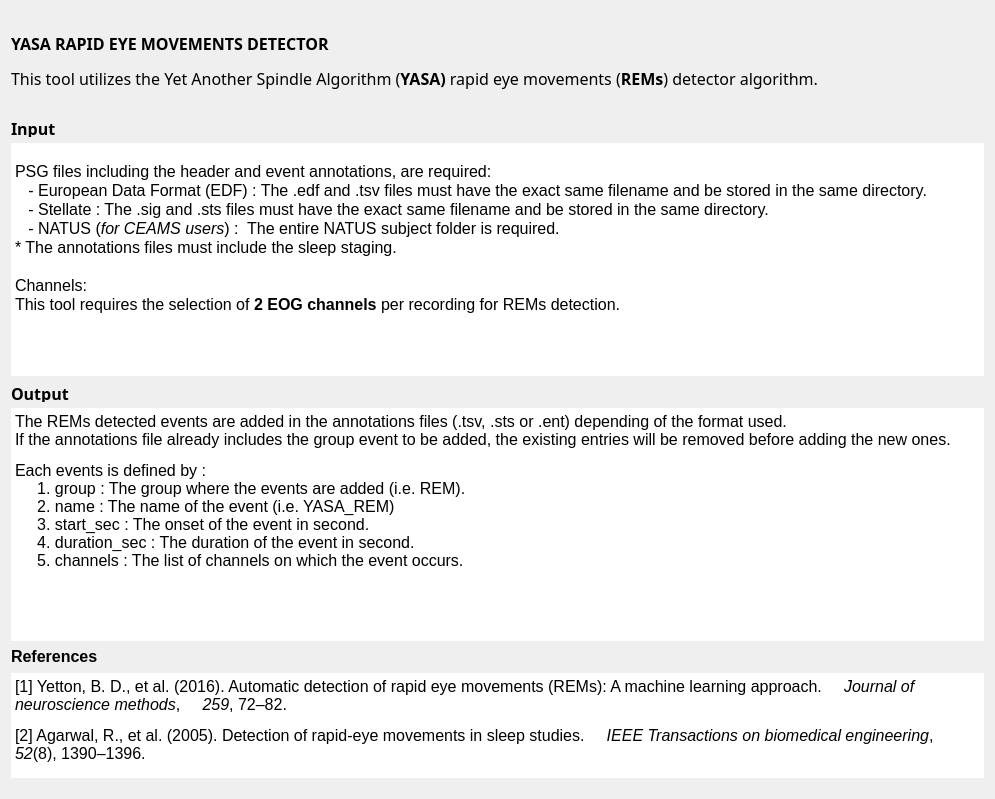
<?xml version="1.0" encoding="UTF-8"?>
<ui version="4.0">
 <class>IntroStepYASA</class>
 <widget class="QWidget" name="IntroStepYASA">
  <property name="geometry">
   <rect>
    <x>0</x>
    <y>0</y>
    <width>995</width>
    <height>799</height>
   </rect>
  </property>
  <property name="windowTitle">
   <string>Form</string>
  </property>
  <property name="styleSheet">
   <string notr="true">font: 10pt &quot;Roboto-Regular&quot;; QLabel {background-color: rgb(255, 255, 255);}</string>
  </property>
  <layout class="QVBoxLayout" name="verticalLayout_4">
   <item>
    <widget class="QLabel" name="label_2">
     <property name="minimumSize">
      <size>
       <width>0</width>
       <height>100</height>
      </size>
     </property>
     <property name="maximumSize">
      <size>
       <width>16777215</width>
       <height>16777215</height>
      </size>
     </property>
     <property name="font">
      <font>
       <family>Roboto-Regular</family>
       <pointsize>10</pointsize>
       <italic>false</italic>
       <bold>false</bold>
      </font>
     </property>
     <property name="text">
      <string>&lt;html&gt;&lt;head/&gt;&lt;body&gt;&lt;p&gt;&lt;span style=&quot; font-size:12pt; font-weight:600;&quot;&gt;YASA RAPID EYE MOVEMENTS DETECTOR&lt;/span&gt;&lt;/p&gt;&lt;p&gt;&lt;span style=&quot; font-size:12pt;&quot;&gt;This tool utilizes the Yet Another Spindle Algorithm (&lt;/span&gt;&lt;span style=&quot; font-size:12pt; font-weight:600;&quot;&gt;YASA)&lt;/span&gt;&lt;span style=&quot; font-size:12pt;&quot;&gt; rapid eye movements (&lt;/span&gt;&lt;span style=&quot; font-size:12pt; font-weight:600;&quot;&gt;REMs&lt;/span&gt;&lt;span style=&quot; font-size:12pt;&quot;&gt;) detector algorithm.&lt;/span&gt;&lt;/p&gt;&lt;/body&gt;&lt;/html&gt;</string>
     </property>
     <property name="textFormat">
      <enum>Qt::TextFormat::AutoText</enum>
     </property>
     <property name="scaledContents">
      <bool>false</bool>
     </property>
     <property name="alignment">
      <set>Qt::AlignmentFlag::AlignJustify|Qt::AlignmentFlag::AlignVCenter</set>
     </property>
     <property name="wordWrap">
      <bool>true</bool>
     </property>
    </widget>
   </item>
   <item>
    <layout class="QVBoxLayout" name="verticalLayout_3">
     <property name="sizeConstraint">
      <enum>QLayout::SizeConstraint::SetMaximumSize</enum>
     </property>
     <item>
      <widget class="QLabel" name="label">
       <property name="minimumSize">
        <size>
         <width>0</width>
         <height>20</height>
        </size>
       </property>
       <property name="maximumSize">
        <size>
         <width>16777215</width>
         <height>20</height>
        </size>
       </property>
       <property name="font">
        <font>
         <family>Roboto-Regular</family>
         <pointsize>10</pointsize>
         <italic>false</italic>
         <bold>false</bold>
        </font>
       </property>
       <property name="text">
        <string>&lt;html&gt;&lt;head/&gt;&lt;body&gt;&lt;p&gt;&lt;span style=&quot; font-size:12pt; font-weight:600;&quot;&gt;Input&lt;/span&gt;&lt;/p&gt;&lt;/body&gt;&lt;/html&gt;</string>
       </property>
       <property name="alignment">
        <set>Qt::AlignmentFlag::AlignLeading|Qt::AlignmentFlag::AlignLeft|Qt::AlignmentFlag::AlignVCenter</set>
       </property>
      </widget>
     </item>
     <item>
      <widget class="QTextEdit" name="textEdit">
       <property name="sizePolicy">
        <sizepolicy hsizetype="Expanding" vsizetype="Expanding">
         <horstretch>0</horstretch>
         <verstretch>0</verstretch>
        </sizepolicy>
       </property>
       <property name="minimumSize">
        <size>
         <width>0</width>
         <height>0</height>
        </size>
       </property>
       <property name="maximumSize">
        <size>
         <width>16777215</width>
         <height>16777215</height>
        </size>
       </property>
       <property name="layoutDirection">
        <enum>Qt::LayoutDirection::LeftToRight</enum>
       </property>
       <property name="styleSheet">
        <string notr="true"/>
       </property>
       <property name="frameShape">
        <enum>QFrame::Shape::NoFrame</enum>
       </property>
       <property name="frameShadow">
        <enum>QFrame::Shadow::Plain</enum>
       </property>
       <property name="lineWidth">
        <number>0</number>
       </property>
       <property name="sizeAdjustPolicy">
        <enum>QAbstractScrollArea::SizeAdjustPolicy::AdjustToContents</enum>
       </property>
       <property name="readOnly">
        <bool>true</bool>
       </property>
       <property name="html">
        <string>&lt;!DOCTYPE HTML PUBLIC &quot;-//W3C//DTD HTML 4.0//EN&quot; &quot;http://www.w3.org/TR/REC-html40/strict.dtd&quot;&gt;
&lt;html&gt;&lt;head&gt;&lt;meta name=&quot;qrichtext&quot; content=&quot;1&quot; /&gt;&lt;meta charset=&quot;utf-8&quot; /&gt;&lt;style type=&quot;text/css&quot;&gt;
p, li { white-space: pre-wrap; }
hr { height: 1px; border-width: 0; }
li.unchecked::marker { content: &quot;\2610&quot;; }
li.checked::marker { content: &quot;\2612&quot;; }
&lt;/style&gt;&lt;/head&gt;&lt;body style=&quot; font-family:'Roboto-Regular'; font-size:10pt; font-weight:400; font-style:normal;&quot;&gt;
&lt;p style=&quot;-qt-paragraph-type:empty; margin-top:0px; margin-bottom:0px; margin-left:0px; margin-right:0px; -qt-block-indent:0; text-indent:0px; font-family:'Ubuntu';&quot;&gt;&lt;br /&gt;&lt;/p&gt;
&lt;p style=&quot; margin-top:0px; margin-bottom:0px; margin-left:0px; margin-right:0px; -qt-block-indent:0; text-indent:0px;&quot;&gt;&lt;span style=&quot; font-size:12pt;&quot;&gt;PSG files including the header and event annotations, are required:&lt;/span&gt;&lt;/p&gt;
&lt;p style=&quot; margin-top:0px; margin-bottom:0px; margin-left:0px; margin-right:0px; -qt-block-indent:0; text-indent:0px;&quot;&gt;&lt;span style=&quot; font-size:12pt;&quot;&gt;   - European Data Format (EDF) : The .edf and .tsv files must have the exact same filename and be stored in the same directory.&lt;/span&gt;&lt;/p&gt;
&lt;p style=&quot; margin-top:0px; margin-bottom:0px; margin-left:0px; margin-right:0px; -qt-block-indent:0; text-indent:0px;&quot;&gt;&lt;span style=&quot; font-size:12pt;&quot;&gt;   - Stellate : The .sig and .sts files must have the exact same filename and be stored in the same directory.&lt;/span&gt;&lt;/p&gt;
&lt;p style=&quot; margin-top:0px; margin-bottom:0px; margin-left:0px; margin-right:0px; -qt-block-indent:0; text-indent:0px;&quot;&gt;&lt;span style=&quot; font-size:12pt;&quot;&gt;   - NATUS (&lt;/span&gt;&lt;span style=&quot; font-size:12pt; font-style:italic;&quot;&gt;for CEAMS users&lt;/span&gt;&lt;span style=&quot; font-size:12pt;&quot;&gt;) : &lt;/span&gt;&lt;span style=&quot; font-family:'MS Shell Dlg 2'; font-size:12pt;&quot;&gt; The entire NATUS subject folder is required.&lt;/span&gt;&lt;/p&gt;
&lt;p style=&quot; margin-top:0px; margin-bottom:0px; margin-left:0px; margin-right:0px; -qt-block-indent:0; text-indent:0px;&quot;&gt;&lt;span style=&quot; font-family:'MS Shell Dlg 2'; font-size:12pt;&quot;&gt;* The annotations files must include the sleep staging.&lt;/span&gt;&lt;/p&gt;
&lt;p style=&quot;-qt-paragraph-type:empty; margin-top:0px; margin-bottom:0px; margin-left:0px; margin-right:0px; -qt-block-indent:0; text-indent:0px; font-size:12pt;&quot;&gt;&lt;br /&gt;&lt;/p&gt;
&lt;p style=&quot; margin-top:0px; margin-bottom:0px; margin-left:0px; margin-right:0px; -qt-block-indent:0; text-indent:0px;&quot;&gt;&lt;span style=&quot; font-size:12pt;&quot;&gt;Channels:&lt;/span&gt;&lt;/p&gt;
&lt;p style=&quot; margin-top:0px; margin-bottom:0px; margin-left:0px; margin-right:0px; -qt-block-indent:0; text-indent:0px;&quot;&gt;&lt;span style=&quot; font-size:12pt;&quot;&gt;This tool requires the selection of &lt;/span&gt;&lt;span style=&quot; font-size:12pt; font-weight:600;&quot;&gt;2&lt;/span&gt;&lt;span style=&quot; font-size:12pt;&quot;&gt; &lt;/span&gt;&lt;span style=&quot; font-size:12pt; font-weight:600;&quot;&gt;EOG&lt;/span&gt;&lt;span style=&quot; font-size:12pt;&quot;&gt; &lt;/span&gt;&lt;span style=&quot; font-size:12pt; font-weight:600;&quot;&gt;channels&lt;/span&gt;&lt;span style=&quot; font-size:12pt;&quot;&gt; per recording for REMs detection.&lt;/span&gt;&lt;/p&gt;
&lt;p style=&quot;-qt-paragraph-type:empty; margin-top:0px; margin-bottom:0px; margin-left:0px; margin-right:0px; -qt-block-indent:0; text-indent:0px; font-size:12pt;&quot;&gt;&lt;br /&gt;&lt;/p&gt;&lt;/body&gt;&lt;/html&gt;</string>
       </property>
      </widget>
     </item>
    </layout>
   </item>
   <item>
    <layout class="QVBoxLayout" name="verticalLayout_2">
     <property name="sizeConstraint">
      <enum>QLayout::SizeConstraint::SetMaximumSize</enum>
     </property>
     <item>
      <widget class="QLabel" name="label_4">
       <property name="maximumSize">
        <size>
         <width>16777215</width>
         <height>20</height>
        </size>
       </property>
       <property name="sizeIncrement">
        <size>
         <width>0</width>
         <height>0</height>
        </size>
       </property>
       <property name="font">
        <font>
         <family>Roboto-Regular</family>
         <pointsize>10</pointsize>
         <italic>false</italic>
         <bold>false</bold>
        </font>
       </property>
       <property name="frameShadow">
        <enum>QFrame::Shadow::Plain</enum>
       </property>
       <property name="lineWidth">
        <number>0</number>
       </property>
       <property name="text">
        <string>&lt;html&gt;&lt;head/&gt;&lt;body&gt;&lt;p&gt;&lt;span style=&quot; font-size:12pt; font-weight:600;&quot;&gt;Output&lt;/span&gt;&lt;/p&gt;&lt;/body&gt;&lt;/html&gt;</string>
       </property>
       <property name="alignment">
        <set>Qt::AlignmentFlag::AlignLeading|Qt::AlignmentFlag::AlignLeft|Qt::AlignmentFlag::AlignVCenter</set>
       </property>
      </widget>
     </item>
     <item>
      <widget class="QTextEdit" name="textEdit_2">
       <property name="minimumSize">
        <size>
         <width>0</width>
         <height>0</height>
        </size>
       </property>
       <property name="maximumSize">
        <size>
         <width>16777215</width>
         <height>16777215</height>
        </size>
       </property>
       <property name="frameShape">
        <enum>QFrame::Shape::NoFrame</enum>
       </property>
       <property name="frameShadow">
        <enum>QFrame::Shadow::Plain</enum>
       </property>
       <property name="lineWidth">
        <number>0</number>
       </property>
       <property name="sizeAdjustPolicy">
        <enum>QAbstractScrollArea::SizeAdjustPolicy::AdjustToContents</enum>
       </property>
       <property name="readOnly">
        <bool>true</bool>
       </property>
       <property name="html">
        <string>&lt;!DOCTYPE HTML PUBLIC &quot;-//W3C//DTD HTML 4.0//EN&quot; &quot;http://www.w3.org/TR/REC-html40/strict.dtd&quot;&gt;
&lt;html&gt;&lt;head&gt;&lt;meta name=&quot;qrichtext&quot; content=&quot;1&quot; /&gt;&lt;meta charset=&quot;utf-8&quot; /&gt;&lt;style type=&quot;text/css&quot;&gt;
p, li { white-space: pre-wrap; }
hr { height: 1px; border-width: 0; }
li.unchecked::marker { content: &quot;\2610&quot;; }
li.checked::marker { content: &quot;\2612&quot;; }
&lt;/style&gt;&lt;/head&gt;&lt;body style=&quot; font-family:'Roboto-Regular'; font-size:10pt; font-weight:400; font-style:normal;&quot;&gt;
&lt;p style=&quot; margin-top:12px; margin-bottom:12px; margin-left:0px; margin-right:0px; -qt-block-indent:0; text-indent:0px;&quot;&gt;&lt;span style=&quot; font-family:'MS Shell Dlg 2'; font-size:12pt;&quot;&gt;The REMs detected events are added in the annotations files (.tsv, .sts or .ent) depending of the format used.&lt;br /&gt;&lt;/span&gt;&lt;span style=&quot; font-size:12pt;&quot;&gt;If the annotations file already includes the group event to be added, the existing entries will be removed before adding the new ones.&lt;/span&gt;&lt;/p&gt;
&lt;p style=&quot; margin-top:0px; margin-bottom:0px; margin-left:0px; margin-right:0px; -qt-block-indent:0; text-indent:0px;&quot;&gt;&lt;span style=&quot; font-family:'MS Shell Dlg 2'; font-size:12pt;&quot;&gt;Each events is defined by : &lt;/span&gt;&lt;span style=&quot; font-size:12pt;&quot;&gt;&lt;br /&gt;     1. group : The group where the events are added (i.e. REM).&lt;br /&gt;     2. name : The name of the event (i.e. YASA_REM)&lt;br /&gt;     3. start_sec : The onset of the event in second. &lt;br /&gt;     4. duration_sec : The duration of the event in second.&lt;br /&gt;     5. channels : The list of channels on which the event occurs.&lt;br /&gt;&lt;br /&gt;&lt;/span&gt;&lt;/p&gt;&lt;/body&gt;&lt;/html&gt;</string>
       </property>
      </widget>
     </item>
    </layout>
   </item>
   <item>
    <layout class="QVBoxLayout" name="verticalLayout">
     <property name="sizeConstraint">
      <enum>QLayout::SizeConstraint::SetMinimumSize</enum>
     </property>
     <item>
      <widget class="QLabel" name="label_3">
       <property name="sizePolicy">
        <sizepolicy hsizetype="Preferred" vsizetype="Fixed">
         <horstretch>0</horstretch>
         <verstretch>0</verstretch>
        </sizepolicy>
       </property>
       <property name="maximumSize">
        <size>
         <width>16777215</width>
         <height>20</height>
        </size>
       </property>
       <property name="text">
        <string>&lt;html&gt;&lt;head/&gt;&lt;body&gt;&lt;p&gt;&lt;span style=&quot; font-size:12pt; font-weight:600;&quot;&gt;References&lt;/span&gt;&lt;/p&gt;&lt;/body&gt;&lt;/html&gt;</string>
       </property>
      </widget>
     </item>
     <item>
      <widget class="QTextEdit" name="textEdit_3">
       <property name="maximumSize">
        <size>
         <width>16777215</width>
         <height>105</height>
        </size>
       </property>
       <property name="frameShape">
        <enum>QFrame::Shape::NoFrame</enum>
       </property>
       <property name="lineWidth">
        <number>0</number>
       </property>
       <property name="sizeAdjustPolicy">
        <enum>QAbstractScrollArea::SizeAdjustPolicy::AdjustToContents</enum>
       </property>
       <property name="readOnly">
        <bool>true</bool>
       </property>
       <property name="html">
        <string>&lt;!DOCTYPE HTML PUBLIC &quot;-//W3C//DTD HTML 4.0//EN&quot; &quot;http://www.w3.org/TR/REC-html40/strict.dtd&quot;&gt;
&lt;html&gt;&lt;head&gt;&lt;meta name=&quot;qrichtext&quot; content=&quot;1&quot; /&gt;&lt;meta charset=&quot;utf-8&quot; /&gt;&lt;style type=&quot;text/css&quot;&gt;
p, li { white-space: pre-wrap; }
hr { height: 1px; border-width: 0; }
li.unchecked::marker { content: &quot;\2610&quot;; }
li.checked::marker { content: &quot;\2612&quot;; }
&lt;/style&gt;&lt;/head&gt;&lt;body style=&quot; font-family:'Roboto-Regular'; font-size:10pt; font-weight:400; font-style:normal;&quot;&gt;
&lt;p style=&quot; margin-top:0px; margin-bottom:0px; margin-left:0px; margin-right:0px; -qt-block-indent:0; text-indent:0px;&quot;&gt;&lt;span style=&quot; font-family:'Roboto','sans-serif'; font-size:12pt;&quot;&gt;[1] Yetton, B. D., et al. (2016). Automatic detection of rapid eye movements (REMs): A machine learning approach.     &lt;/span&gt;&lt;span style=&quot; font-family:'Roboto','sans-serif'; font-size:12pt; font-style:italic;&quot;&gt;Journal of neuroscience methods&lt;/span&gt;&lt;span style=&quot; font-family:'Roboto','sans-serif'; font-size:12pt;&quot;&gt;,     &lt;/span&gt;&lt;span style=&quot; font-family:'Roboto','sans-serif'; font-size:12pt; font-style:italic;&quot;&gt;259&lt;/span&gt;&lt;span style=&quot; font-family:'Roboto','sans-serif'; font-size:12pt;&quot;&gt;, 72–82.&lt;/span&gt;  &lt;/p&gt;
&lt;p style=&quot; margin-top:12px; margin-bottom:12px; margin-left:0px; margin-right:0px; -qt-block-indent:0; text-indent:0px;&quot;&gt;&lt;span style=&quot; font-family:'Roboto','sans-serif'; font-size:12pt;&quot;&gt;[2] Agarwal, R., et al. (2005). Detection of rapid-eye movements in sleep studies.     &lt;/span&gt;&lt;span style=&quot; font-family:'Roboto','sans-serif'; font-size:12pt; font-style:italic;&quot;&gt;IEEE Transactions on biomedical engineering&lt;/span&gt;&lt;span style=&quot; font-family:'Roboto','sans-serif'; font-size:12pt;&quot;&gt;,     &lt;/span&gt;&lt;span style=&quot; font-family:'Roboto','sans-serif'; font-size:12pt; font-style:italic;&quot;&gt;52&lt;/span&gt;&lt;span style=&quot; font-family:'Roboto','sans-serif'; font-size:12pt;&quot;&gt;(8), 1390–1396.&lt;/span&gt;&lt;/p&gt;&lt;/body&gt;&lt;/html&gt;</string>
       </property>
      </widget>
     </item>
    </layout>
   </item>
   <item>
    <spacer name="verticalSpacer_2">
     <property name="orientation">
      <enum>Qt::Orientation::Vertical</enum>
     </property>
     <property name="sizeType">
      <enum>QSizePolicy::Policy::Ignored</enum>
     </property>
     <property name="sizeHint" stdset="0">
      <size>
       <width>715</width>
       <height>10</height>
      </size>
     </property>
    </spacer>
   </item>
  </layout>
 </widget>
 <resources>
  <include location="../../../../../snooz-toolbox/src/main/python/ui/themes/themes.qrc"/>
 </resources>
 <connections/>
 <slots>
  <slot>on_choose()</slot>
  <slot>on_input_format_changed()</slot>
 </slots>
</ui>
